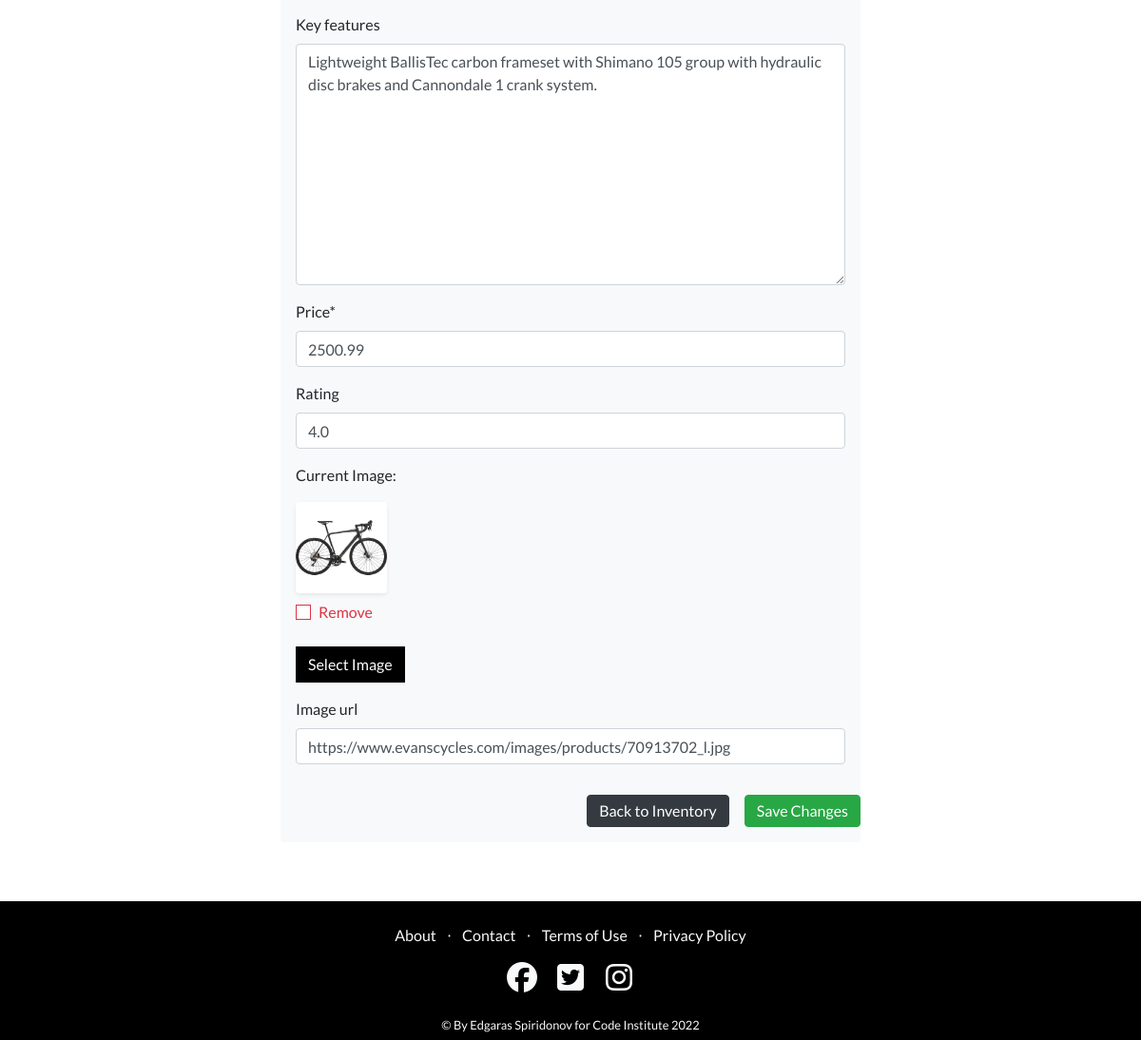
Page /products/edit/1/ (signed in, lower part) on the earlier database version.
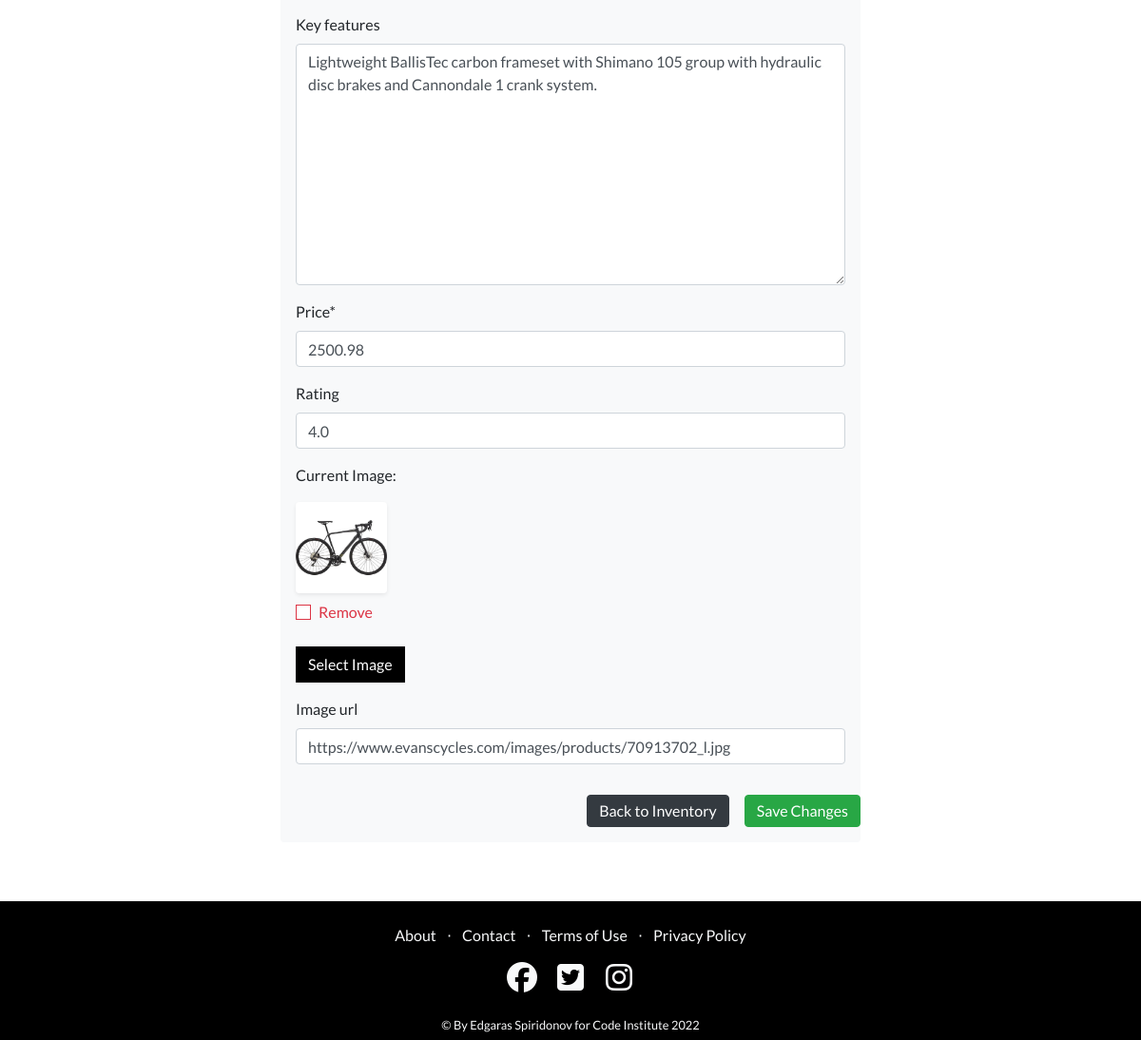
Same page on the later database version.
### products/models.py (models this page shows, shortened)
class Product(models.Model):
    category = models.ForeignKey('Category', null=True, blank=True,
                                 on_delete=models.SET_NULL)
    sku = models.CharField(max_length=254, null=True, blank=True)
    brand = models.CharField(max_length=254)
    name = models.CharField(max_length=254)
    size = models.CharField(max_length=254, null=True, blank=True)
    amount = models.DecimalField(max_digits=10, decimal_places=0, default=10)
    color = models.CharField(max_length=30, null=True, blank=True)
    description = models.TextField(max_length=254, null=True, blank=True)
    full_description = models.TextField(blank=True, null=True)
    key_features = models.TextField(blank=True, null=True)
    price = models.DecimalField(max_digits=6, decimal_places=2)
    rating = models.DecimalField(max_digits=6, decimal_places=1,
                                 null=True, blank=True)
    image = models.ImageField(null=True, blank=True)
    image_url = models.URLField(max_length=1024, null=True, blank=True)

### products/views.py (the view)
# urls.py: path('edit/<int:product_id>/', views.edit_product, name='edit_product'),
@login_required
def edit_product(request, product_id):
    if not request.user.is_superuser:
        messages.error(request, 'Sorry, only store owners can do that.')
        return redirect(reverse('home'))
    product = get_object_or_404(Product, pk=product_id)
    if request.method == 'POST':
        form = ProductForm(request.POST, request.FILES, instance=product)
        if form.is_valid():
            form.save()
            messages.success(request, 'Successfully updated product!')
            return redirect(reverse('product_details', args=[product.id]))
        else:
            messages.error(request, 'Failed to update product. '
                           'Please ensure the form is valid.')
    else:
        form = ProductForm(instance=product)
        messages.info(request, f'You are editing {product.name}')
    template = 'products/edit_product.html'
    context = {
        'form': form,
        'product': product,
        'on_inventory_page': True
    }
    return render(request, template, context)

### products/forms.py
class ProductForm(forms.ModelForm):
    class Meta:
        model = Product
        fields = '__all__'
    image = forms.ImageField(label='Image', required=False,
                             widget=CustomClearableFileInput)
    def __init__(self, *args, **kwargs):
        super().__init__(*args, **kwargs)
        categories = Category.objects.all()
        friendly_names = [(c.id, c.get_friendly_name()) for c in categories]
        self.fields['category'].choices = friendly_names
        for field_name, field in self.fields.items():
            field.widget.attrs['class'] = ''

### products/models.py (called while the page is built)
    def get_friendly_name(self):
        return self.friendly_name

### products/templates/products/edit_product.html (shortened to what this page needs)
{% extends "base.html" %}
{% load static %}
{% block extra_css %}
    <link rel="stylesheet" href="{% static 'checkout/css/checkout.css' %}">
    <link rel="stylesheet" href="{% static 'css/page_navbar.css' %}">
{% endblock %}
{% block content %}
<div class="container">
    <div class="row">
        <div class="col-2 d-none d-md-block d-lg-block d-xl-block"></div>
        <div class="col-12 col-md-8  rounded">
            <form method="POST" action="{% url 'edit_product' product.id %}" class="form bg-light rounded " enctype="multipart/form-data">
                <div class="px-3 mt-2">
                    {% for field in form %}
                        {% if field.name != 'image' %}
                            {{ field | as_crispy_field }}
                        {% else %}
                            {{ field }}
                        {% endif %}
                    {% endfor %}
                </div>
                <div class="text-right py-3 mb-5">
                    <a class="btn  btn-dark rounded flex-column py-1 mr-3" href="{% url 'inventory' %}">Back to Inventory</a>
                    <button class="btn btn-success rounded flex-column py-1 float-right" type="submit">Save Changes</button>
                </div>
            </form>
        </div>
        <div class="col-2 d-none d-md-block d-lg-block d-xl-block"></div>
    </div>
</div>
{% include "includes/footer.html" %}
{% endblock %}

Differences in the rows shown:
changed Product "https://www.evanscycles.com/images/products/70913702_l.jpg": price "2500.99" → "2500.98"
